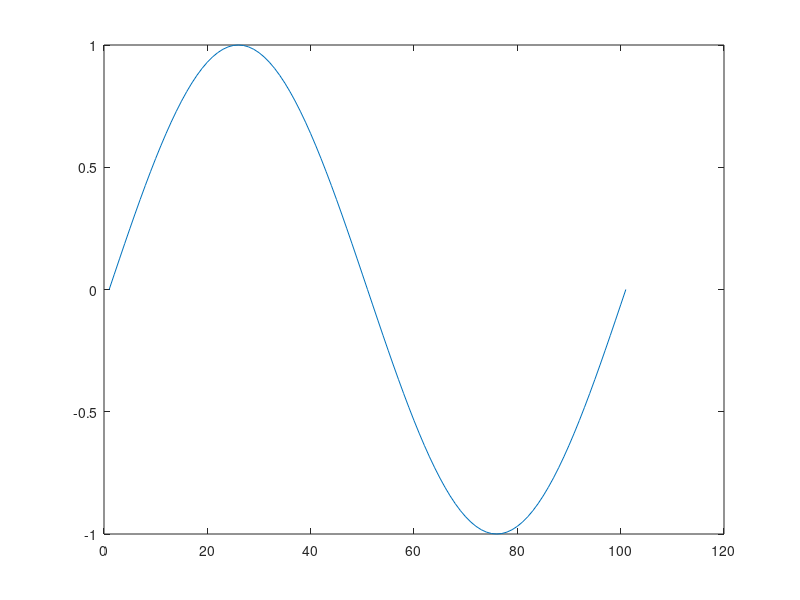

The MATLAB source for this figure:
%%%%%%%%%%%%%%%%%%%%%%%%%%%%%%%%%%%%%%%%%
%%%%%%%%%Desing the input signal%%%%%%%%%
%%%%%%%%%%%%%%%%%%%%%%%%%%%%%%%%%%%%%%%%%
%Create a 1 Hz signal
freq=1;
F=1;  %1/F=freq=2pi
fs=100; %Samples
t=0:1/fs:F;
signal_hz = sin(2*pi*freq*t);
plot(signal_hz);
%csvwrite('_signal_1hz.txt',signal_hz);

%Create a 1Hz signal sampling
%{
%F=1
%Fs=100
%n=0:(Fs)-1;
%xs=sin(2*pi*F*n/Fs);
%stem(n,xs);
%}

%Create a 1Hz and 20 Hz signal. Combine this two signals
%{
freq1=1
freq2=20;
F=2;    %F=freq=2pi
fs=100; %Samples
t=0:1/fs:F;

signal_1hz = sin(2*pi*freq1*t);
signal_20hz = sin(2*pi*freq2*t);
plot(signal_1hz);
signal_20hz_1hz = signal_20hz + signal_1hz;
plot(signal_20hz_1hz);
%}